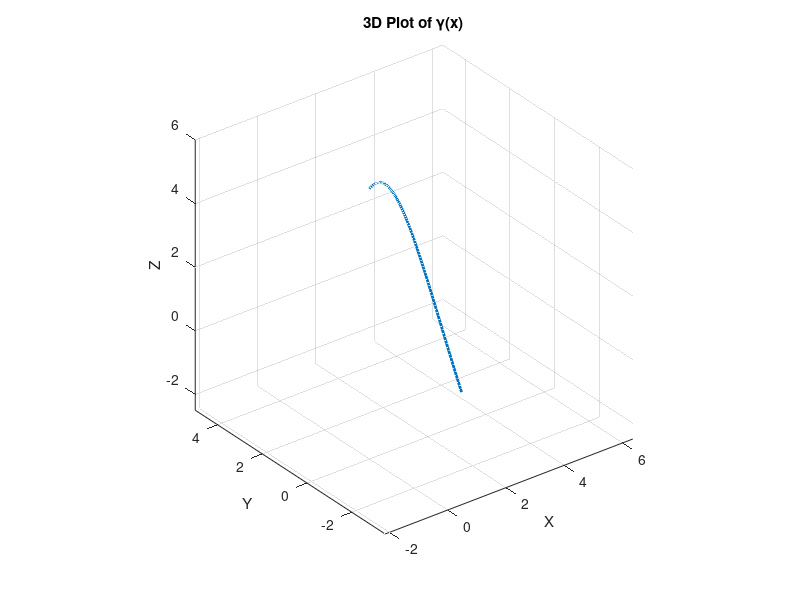

The MATLAB script that drew this image:
% Define the parameter range
x = linspace(0, 1, 100);

% Define the parametric curve gamma
gamma = @(x) [5 * sin(x); 1.5 * sin(2*x); 6 *cos(2*x)];

% Evaluate gamma over the range of x
gamma_vals = gamma(x);

% Plot the curve in 3D
figure;
plot3(gamma_vals(1, :), gamma_vals(2, :), gamma_vals(3, :), 'LineWidth', 2);
xlabel('X');
ylabel('Y');
zlabel('Z');
title('3D Plot of \gamma(x)');
grid on;
axis equal;
